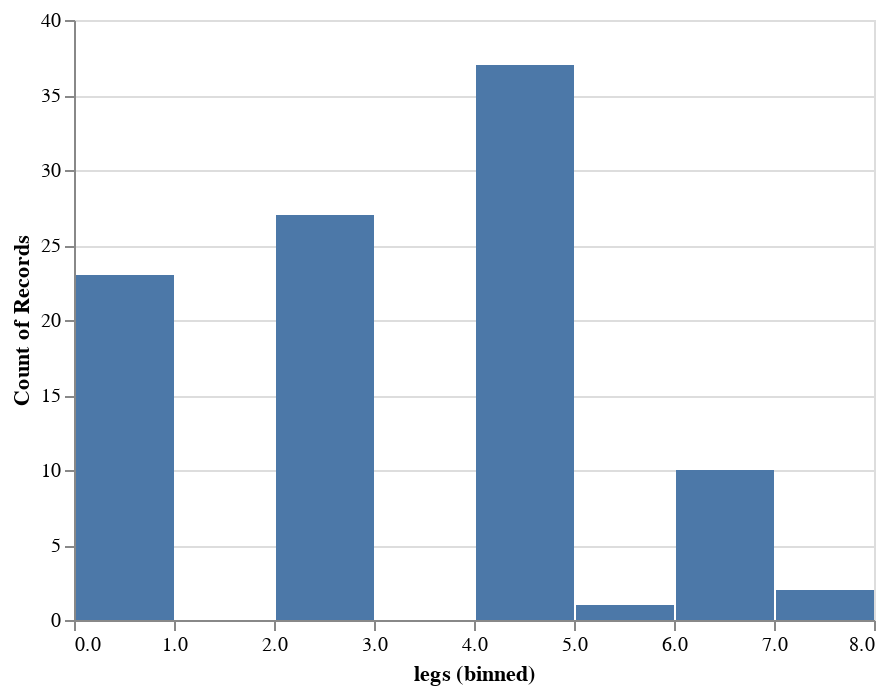

Source (notebook cell):
### Code cell
alt.Chart(z1).mark_bar().encode(
    x = alt.X('legs', bin = True),
    y ='count()'
)

### Figure 1 — Vega-Lite specification as saved in the notebook (floating-point values rounded to 4 significant figures)
{"config": {"view": {"continuousWidth": 400, "continuousHeight": 300}}, "data": {"name": "data-626c84f5265ccec35cb702320e7f6510"}, "mark": "bar", "encoding": {"x": {"type": "quantitative", "bin": true, "field": "legs"}, "y": {"type": "quantitative", "aggregate": "count"}}, "$schema": "https://vega.github.io/schema/vega-lite/v4.8.1.json", "datasets": {"data-626c84f5265ccec35cb702320e7f6510": [{"animal name": "antelope", "hair": 1, "feathers": 0, "eggs": 0, "milk": 1, "airborne": 0, "aquatic": 0, "predator": 0, "toothed": 1, "backbone": 1, "venomous": 0, "fins": 0, "legs": 4, "tail": 1, "domestic": 0, "catsize": 1, "type": "Mammals"}, {"animal name": "bass", "hair": 0, "feathers": 0, "eggs": 1, "milk": 0, "airborne": 0, "aquatic": 1, "predator": 1, "toothed": 1, "backbone": 1, "venomous": 0, "fins": 1, "legs": 0, "tail": 1, "domestic": 0, "catsize": 0, "type": "Fish"}, {"animal name": "bear", "hair": 1, "feathers": 0, "eggs": 0, "milk": 1, "airborne": 0, "aquatic": 0, "predator": 1, "toothed": 1, "backbone": 1, "venomous": 0, "fins": 0, "legs": 4, "tail": 0, "domestic": 0, "catsize": 1, "type": "Mammals"}, {"animal name": "boar", "hair": 1, "feathers": 0, "eggs": 0, "milk": 1, "airborne": 0, "aquatic": 0, "predator": 1, "toothed": 1, "backbone": 1, "venomous": 0, "fins": 0, "legs": 4, "tail": 1, "domestic": 0, "catsize": 1, "type": "Mammals"}, {"animal name": "buffalo", "hair": 1, "feathers": 0, "eggs": 0, "milk": 1, "airborne": 0, "aquatic": 0, "predator": 0, "toothed": 1, "backbone": 1, "venomous": 0, "fins": 0, "legs": 4, "tail": 1, "domestic": 0, "catsize": 1, "type": "Mammals"}, {"animal name": "calf", "hair": 1, "feathers": 0, "eggs": 0, "milk": 1, "airborne": 0, "aquatic": 0, "predator": 0, "toothed": 1, "backbone": 1, "venomous": 0, "fins": 0, "legs": 4, "tail": 1, "domestic": 1, "catsize": 1, "type": "Mammals"}, {"animal name": "carp", "hair": 0, "feathers": 0, "eggs": 1, "milk": 0, "airborne": 0, "aquatic": 1, "predator": 0, "toothed": 1, "backbone": 1, "venomous": 0, "fins": 1, "legs": 0, "tail": 1, "domestic": 1, "catsize": 0, "type": "Fish"}, {"animal name": "catfish", "hair": 0, "feathers": 0, "eggs": 1, "milk": 0, "airborne": 0, "aquatic": 1, "predator": 1, "toothed": 1, "backbone": 1, "venomous": 0, "fins": 1, "legs": 0, "tail": 1, "domestic": 0, "catsize": 0, "type": "Fish"}, {"animal name": "cavy", "hair": 1, "feathers": 0, "eggs": 0, "milk": 1, "airborne": 0, "aquatic": 0, "predator": 0, "toothed": 1, "backbone": 1, "venomous": 0, "fins": 0, "legs": 4, "tail": 0, "domestic": 1, "catsize": 0, "type": "Mammals"}, {"animal name": "cheetah", "hair": 1, "feathers": 0, "eggs": 0, "milk": 1, "airborne": 0, "aquatic": 0, "predator": 1, "toothed": 1, "backbone": 1, "venomous": 0, "fins": 0, "legs": 4, "tail": 1, "domestic": 0, "catsize": 1, "type": "Mammals"}, {"animal name": "chicken", "hair": 0, "feathers": 1, "eggs": 1, "milk": 0, "airborne": 1, "aquatic": 0, "predator": 0, "toothed": 0, "backbone": 1, "venomous": 0, "fins": 0, "legs": 2, "tail": 1, "domestic": 1, "catsize": 0, "type": "Birds"}, {"animal name": "chub", "hair": 0, "feathers": 0, "eggs": 1, "milk": 0, "airborne": 0, "aquatic": 1, "predator": 1, "toothed": 1, "backbone": 1, "venomous": 0, "fins": 1, "legs": 0, "tail": 1, "domestic": 0, "catsize": 0, "type": "Fish"}, {"animal name": "clam", "hair": 0, "feathers": 0, "eggs": 1, "milk": 0, "airborne": 0, "aquatic": 0, "predator": 1, "toothed": 0, "backbone": 0, "venomous": 0, "fins": 0, "legs": 0, "tail": 0, "domestic": 0, "catsize": 0, "type": "Others"}, {"animal name": "crab", "hair": 0, "feathers": 0, "eggs": 1, "milk": 0, "airborne": 0, "aquatic": 1, "predator": 1, "toothed": 0, "backbone": 0, "venomous": 0, "fins": 0, "legs": 4, "tail": 0, "domestic": 0, "catsize": 0, "type": "Others"}, {"animal name": "crayfish", "hair": 0, "feathers": 0, "eggs": 1, "milk": 0, "airborne": 0, "aquatic": 1, "predator": 1, "toothed": 0, "backbone": 0, "venomous": 0, "fins": 0, "legs": 6, "tail": 0, "domestic": 0, "catsize": 0, "type": "Others"}, {"animal name": "crow", "hair": 0, "feathers": 1, "eggs": 1, "milk": 0, "airborne": 1, "aquatic": 0, "predator": 1, "toothed": 0, "backbone": 1, "venomous": 0, "fins": 0, "legs": 2, "tail": 1, "domestic": 0, "catsize": 0, "type": "Birds"}, {"animal name": "deer", "hair": 1, "feathers": 0, "eggs": 0, "milk": 1, "airborne": 0, "aquatic": 0, "predator": 0, "toothed": 1, "backbone": 1, "venomous": 0, "fins": 0, "legs": 4, "tail": 1, "domestic": 0, "catsize": 1, "type": "Mammals"}, {"animal name": "dogfish", "hair": 0, "feathers": 0, "eggs": 1, "milk": 0, "airborne": 0, "aquatic": 1, "predator": 1, "toothed": 1, "backbone": 1, "venomous": 0, "fins": 1, "legs": 0, "tail": 1, "domestic": 0, "catsize": 1, "type": "Fish"}, {"animal name": "dolphin", "hair": 0, "feathers": 0, "eggs": 0, "milk": 1, "airborne": 0, "aquatic": 1, "predator": 1, "toothed": 1, "backbone": 1, "venomous": 0, "fins": 1, "legs": 0, "tail": 1, "domestic": 0, "catsize": 1, "type": "Mammals"}, {"animal name": "dove", "hair": 0, "feathers": 1, "eggs": 1, "milk": 0, "airborne": 1, "aquatic": 0, "predator": 0, "toothed": 0, "backbone": 1, "venomous": 0, "fins": 0, "legs": 2, "tail": 1, "domestic": 1, "catsize": 0, "type": "Birds"}, {"animal name": "duck", "hair": 0, "feathers": 1, "eggs": 1, "milk": 0, "airborne": 1, "aquatic": 1, "predator": 0, "toothed": 0, "backbone": 1, "venomous": 0, "fins": 0, "legs": 2, "tail": 1, "domestic": 0, "catsize": 0, "type": "Birds"}, {"animal name": "elephant", "hair": 1, "feathers": 0, "eggs": 0, "milk": 1, "airborne": 0, "aquatic": 0, "predator": 0, "toothed": 1, "backbone": 1, "venomous": 0, "fins": 0, "legs": 4, "tail": 1, "domestic": 0, "catsize": 1, "type": "Mammals"}, {"animal name": "flamingo", "hair": 0, "feathers": 1, "eggs": 1, "milk": 0, "airborne": 1, "aquatic": 0, "predator": 0, "toothed": 0, "backbone": 1, "venomous": 0, "fins": 0, "legs": 2, "tail": 1, "domestic": 0, "catsize": 1, "type": "Birds"}, {"animal name": "flea", "hair": 0, "feathers": 0, "eggs": 1, "milk": 0, "airborne": 0, "aquatic": 0, "predator": 0, "toothed": 0, "backbone": 0, "venomous": 0, "fins": 0, "legs": 6, "tail": 0, "domestic": 0, "catsize": 0, "type": "Insects"}, {"animal name": "frog", "hair": 0, "feathers": 0, "eggs": 1, "milk": 0, "airborne": 0, "aquatic": 1, "predator": 1, "toothed": 1, "backbone": 1, "venomous": 0, "fins": 0, "legs": 4, "tail": 0, "domestic": 0, "catsize": 0, "type": "Amphibians"}, {"animal name": "frog", "hair": 0, "feathers": 0, "eggs": 1, "milk": 0, "airborne": 0, "aquatic": 1, "predator": 1, "toothed": 1, "backbone": 1, "venomous": 1, "fins": 0, "legs": 4, "tail": 0, "domestic": 0, "catsize": 0, "type": "Amphibians"}, {"animal name": "fruitbat", "hair": 1, "feathers": 0, "eggs": 0, "milk": 1, "airborne": 1, "aquatic": 0, "predator": 0, "toothed": 1, "backbone": 1, "venomous": 0, "fins": 0, "legs": 2, "tail": 1, "domestic": 0, "catsize": 0, "type": "Mammals"}, {"animal name": "giraffe", "hair": 1, "feathers": 0, "eggs": 0, "milk": 1, "airborne": 0, "aquatic": 0, "predator": 0, "toothed": 1, "backbone": 1, "venomous": 0, "fins": 0, "legs": 4, "tail": 1, "domestic": 0, "catsize": 1, "type": "Mammals"}, {"animal name": "girl", "hair": 1, "feathers": 0, "eggs": 0, "milk": 1, "airborne": 0, "aquatic": 0, "predator": 1, "toothed": 1, "backbone": 1, "venomous": 0, "fins": 0, "legs": 2, "tail": 0, "domestic": 1, "catsize": 1, "type": "Mammals"}, {"animal name": "gnat", "hair": 0, "feathers": 0, "eggs": 1, "milk": 0, "airborne": 1, "aquatic": 0, "predator": 0, "toothed": 0, "backbone": 0, "venomous": 0, "fins": 0, "legs": 6, "tail": 0, "domestic": 0, "catsize": 0, "type": "Insects"}, {"animal name": "goat", "hair": 1, "feathers": 0, "eggs": 0, "milk": 1, "airborne": 0, "aquatic": 0, "predator": 0, "toothed": 1, "backbone": 1, "venomous": 0, "fins": 0, "legs": 4, "tail": 1, "domestic": 1, "catsize": 1, "type": "Mammals"}, {"animal name": "gorilla", "hair": 1, "feathers": 0, "eggs": 0, "milk": 1, "airborne": 0, "aquatic": 0, "predator": 0, "toothed": 1, "backbone": 1, "venomous": 0, "fins": 0, "legs": 2, "tail": 0, "domestic": 0, "catsize": 1, "type": "Mammals"}, {"animal name": "gull", "hair": 0, "feathers": 1, "eggs": 1, "milk": 0, "airborne": 1, "aquatic": 1, "predator": 1, "toothed": 0, "backbone": 1, "venomous": 0, "fins": 0, "legs": 2, "tail": 1, "domestic": 0, "catsize": 0, "type": "Birds"}, {"animal name": "haddock", "hair": 0, "feathers": 0, "eggs": 1, "milk": 0, "airborne": 0, "aquatic": 1, "predator": 0, "toothed": 1, "backbone": 1, "venomous": 0, "fins": 1, "legs": 0, "tail": 1, "domestic": 0, "catsize": 0, "type": "Fish"}, {"animal name": "hamster", "hair": 1, "feathers": 0, "eggs": 0, "milk": 1, "airborne": 0, "aquatic": 0, "predator": 0, "toothed": 1, "backbone": 1, "venomous": 0, "fins": 0, "legs": 4, "tail": 1, "domestic": 1, "catsize": 0, "type": "Mammals"}, {"animal name": "hare", "hair": 1, "feathers": 0, "eggs": 0, "milk": 1, "airborne": 0, "aquatic": 0, "predator": 0, "toothed": 1, "backbone": 1, "venomous": 0, "fins": 0, "legs": 4, "tail": 1, "domestic": 0, "catsize": 0, "type": "Mammals"}, {"animal name": "hawk", "hair": 0, "feathers": 1, "eggs": 1, "milk": 0, "airborne": 1, "aquatic": 0, "predator": 1, "toothed": 0, "backbone": 1, "venomous": 0, "fins": 0, "legs": 2, "tail": 1, "domestic": 0, "catsize": 0, "type": "Birds"}, {"animal name": "herring", "hair": 0, "feathers": 0, "eggs": 1, "milk": 0, "airborne": 0, "aquatic": 1, "predator": 1, "toothed": 1, "backbone": 1, "venomous": 0, "fins": 1, "legs": 0, "tail": 1, "domestic": 0, "catsize": 0, "type": "Fish"}, {"animal name": "honeybee", "hair": 1, "feathers": 0, "eggs": 1, "milk": 0, "airborne": 1, "aquatic": 0, "predator": 0, "toothed": 0, "backbone": 0, "venomous": 1, "fins": 0, "legs": 6, "tail": 0, "domestic": 1, "catsize": 0, "type": "Insects"}, {"animal name": "housefly", "hair": 1, "feathers": 0, "eggs": 1, "milk": 0, "airborne": 1, "aquatic": 0, "predator": 0, "toothed": 0, "backbone": 0, "venomous": 0, "fins": 0, "legs": 6, "tail": 0, "domestic": 0, "catsize": 0, "type": "Insects"}, {"animal name": "kiwi", "hair": 0, "feathers": 1, "eggs": 1, "milk": 0, "airborne": 0, "aquatic": 0, "predator": 1, "toothed": 0, "backbone": 1, "venomous": 0, "fins": 0, "legs": 2, "tail": 1, "domestic": 0, "catsize": 0, "type": "Birds"}, {"animal name": "ladybird", "hair": 0, "feathers": 0, "eggs": 1, "milk": 0, "airborne": 1, "aquatic": 0, "predator": 1, "toothed": 0, "backbone": 0, "venomous": 0, "fins": 0, "legs": 6, "tail": 0, "domestic": 0, "catsize": 0, "type": "Insects"}, {"animal name": "lark", "hair": 0, "feathers": 1, "eggs": 1, "milk": 0, "airborne": 1, "aquatic": 0, "predator": 0, "toothed": 0, "backbone": 1, "venomous": 0, "fins": 0, "legs": 2, "tail": 1, "domestic": 0, "catsize": 0, "type": "Birds"}, {"animal name": "leopard", "hair": 1, "feathers": 0, "eggs": 0, "milk": 1, "airborne": 0, "aquatic": 0, "predator": 1, "toothed": 1, "backbone": 1, "venomous": 0, "fins": 0, "legs": 4, "tail": 1, "domestic": 0, "catsize": 1, "type": "Mammals"}, {"animal name": "lion", "hair": 1, "feathers": 0, "eggs": 0, "milk": 1, "airborne": 0, "aquatic": 0, "predator": 1, "toothed": 1, "backbone": 1, "venomous": 0, "fins": 0, "legs": 4, "tail": 1, "domestic": 0, "catsize": 1, "type": "Mammals"}, {"animal name": "lobster", "hair": 0, "feathers": 0, "eggs": 1, "milk": 0, "airborne": 0, "aquatic": 1, "predator": 1, "toothed": 0, "backbone": 0, "venomous": 0, "fins": 0, "legs": 6, "tail": 0, "domestic": 0, "catsize": 0, "type": "Others"}, {"animal name": "lynx", "hair": 1, "feathers": 0, "eggs": 0, "milk": 1, "airborne": 0, "aquatic": 0, "predator": 1, "toothed": 1, "backbone": 1, "venomous": 0, "fins": 0, "legs": 4, "tail": 1, "domestic": 0, "catsize": 1, "type": "Mammals"}, {"animal name": "mink", "hair": 1, "feathers": 0, "eggs": 0, "milk": 1, "airborne": 0, "aquatic": 1, "predator": 1, "toothed": 1, "backbone": 1, "venomous": 0, "fins": 0, "legs": 4, "tail": 1, "domestic": 0, "catsize": 1, "type": "Mammals"}, {"animal name": "mole", "hair": 1, "feathers": 0, "eggs": 0, "milk": 1, "airborne": 0, "aquatic": 0, "predator": 1, "toothed": 1, "backbone": 1, "venomous": 0, "fins": 0, "legs": 4, "tail": 1, "domestic": 0, "catsize": 0, "type": "Mammals"}, {"animal name": "mongoose", "hair": 1, "feathers": 0, "eggs": 0, "milk": 1, "airborne": 0, "aquatic": 0, "predator": 1, "toothed": 1, "backbone": 1, "venomous": 0, "fins": 0, "legs": 4, "tail": 1, "domestic": 0, "catsize": 1, "type": "Mammals"}, {"animal name": "moth", "hair": 1, "feathers": 0, "eggs": 1, "milk": 0, "airborne": 1, "aquatic": 0, "predator": 0, "toothed": 0, "backbone": 0, "venomous": 0, "fins": 0, "legs": 6, "tail": 0, "domestic": 0, "catsize": 0, "type": "Insects"}, {"animal name": "newt", "hair": 0, "feathers": 0, "eggs": 1, "milk": 0, "airborne": 0, "aquatic": 1, "predator": 1, "toothed": 1, "backbone": 1, "venomous": 0, "fins": 0, "legs": 4, "tail": 1, "domestic": 0, "catsize": 0, "type": "Amphibians"}, {"animal name": "octopus", "hair": 0, "feathers": 0, "eggs": 1, "milk": 0, "airborne": 0, "aquatic": 1, "predator": 1, "toothed": 0, "backbone": 0, "venomous": 0, "fins": 0, "legs": 8, "tail": 0, "domestic": 0, "catsize": 1, "type": "Others"}, {"animal name": "opossum", "hair": 1, "feathers": 0, "eggs": 0, "milk": 1, "airborne": 0, "aquatic": 0, "predator": 1, "toothed": 1, "backbone": 1, "venomous": 0, "fins": 0, "legs": 4, "tail": 1, "domestic": 0, "catsize": 0, "type": "Mammals"}, {"animal name": "oryx", "hair": 1, "feathers": 0, "eggs": 0, "milk": 1, "airborne": 0, "aquatic": 0, "predator": 0, "toothed": 1, "backbone": 1, "venomous": 0, "fins": 0, "legs": 4, "tail": 1, "domestic": 0, "catsize": 1, "type": "Mammals"}, {"animal name": "ostrich", "hair": 0, "feathers": 1, "eggs": 1, "milk": 0, "airborne": 0, "aquatic": 0, "predator": 0, "toothed": 0, "backbone": 1, "venomous": 0, "fins": 0, "legs": 2, "tail": 1, "domestic": 0, "catsize": 1, "type": "Birds"}, {"animal name": "parakeet", "hair": 0, "feathers": 1, "eggs": 1, "milk": 0, "airborne": 1, "aquatic": 0, "predator": 0, "toothed": 0, "backbone": 1, "venomous": 0, "fins": 0, "legs": 2, "tail": 1, "domestic": 1, "catsize": 0, "type": "Birds"}, {"animal name": "penguin", "hair": 0, "feathers": 1, "eggs": 1, "milk": 0, "airborne": 0, "aquatic": 1, "predator": 1, "toothed": 0, "backbone": 1, "venomous": 0, "fins": 0, "legs": 2, "tail": 1, "domestic": 0, "catsize": 1, "type": "Birds"}, {"animal name": "pheasant", "hair": 0, "feathers": 1, "eggs": 1, "milk": 0, "airborne": 1, "aquatic": 0, "predator": 0, "toothed": 0, "backbone": 1, "venomous": 0, "fins": 0, "legs": 2, "tail": 1, "domestic": 0, "catsize": 0, "type": "Birds"}, {"animal name": "pike", "hair": 0, "feathers": 0, "eggs": 1, "milk": 0, "airborne": 0, "aquatic": 1, "predator": 1, "toothed": 1, "backbone": 1, "venomous": 0, "fins": 1, "legs": 0, "tail": 1, "domestic": 0, "catsize": 1, "type": "Fish"}, {"animal name": "piranha", "hair": 0, "feathers": 0, "eggs": 1, "milk": 0, "airborne": 0, "aquatic": 1, "predator": 1, "toothed": 1, "backbone": 1, "venomous": 0, "fins": 1, "legs": 0, "tail": 1, "domestic": 0, "catsize": 0, "type": "Fish"}, {"animal name": "pitviper", "hair": 0, "feathers": 0, "eggs": 1, "milk": 0, "airborne": 0, "aquatic": 0, "predator": 1, "toothed": 1, "backbone": 1, "venomous": 1, "fins": 0, "legs": 0, "tail": 1, "domestic": 0, "catsize": 0, "type": "Reptile"}, {"animal name": "platypus", "hair": 1, "feathers": 0, "eggs": 1, "milk": 1, "airborne": 0, "aquatic": 1, "predator": 1, "toothed": 0, "backbone": 1, "venomous": 0, "fins": 0, "legs": 4, "tail": 1, "domestic": 0, "catsize": 1, "type": "Mammals"}, {"animal name": "polecat", "hair": 1, "feathers": 0, "eggs": 0, "milk": 1, "airborne": 0, "aquatic": 0, "predator": 1, "toothed": 1, "backbone": 1, "venomous": 0, "fins": 0, "legs": 4, "tail": 1, "domestic": 0, "catsize": 1, "type": "Mammals"}, {"animal name": "pony", "hair": 1, "feathers": 0, "eggs": 0, "milk": 1, "airborne": 0, "aquatic": 0, "predator": 0, "toothed": 1, "backbone": 1, "venomous": 0, "fins": 0, "legs": 4, "tail": 1, "domestic": 1, "catsize": 1, "type": "Mammals"}, {"animal name": "porpoise", "hair": 0, "feathers": 0, "eggs": 0, "milk": 1, "airborne": 0, "aquatic": 1, "predator": 1, "toothed": 1, "backbone": 1, "venomous": 0, "fins": 1, "legs": 0, "tail": 1, "domestic": 0, "catsize": 1, "type": "Mammals"}, {"animal name": "puma", "hair": 1, "feathers": 0, "eggs": 0, "milk": 1, "airborne": 0, "aquatic": 0, "predator": 1, "toothed": 1, "backbone": 1, "venomous": 0, "fins": 0, "legs": 4, "tail": 1, "domestic": 0, "catsize": 1, "type": "Mammals"}, {"animal name": "pussycat", "hair": 1, "feathers": 0, "eggs": 0, "milk": 1, "airborne": 0, "aquatic": 0, "predator": 1, "toothed": 1, "backbone": 1, "venomous": 0, "fins": 0, "legs": 4, "tail": 1, "domestic": 1, "catsize": 1, "type": "Mammals"}, {"animal name": "raccoon", "hair": 1, "feathers": 0, "eggs": 0, "milk": 1, "airborne": 0, "aquatic": 0, "predator": 1, "toothed": 1, "backbone": 1, "venomous": 0, "fins": 0, "legs": 4, "tail": 1, "domestic": 0, "catsize": 1, "type": "Mammals"}, {"animal name": "reindeer", "hair": 1, "feathers": 0, "eggs": 0, "milk": 1, "airborne": 0, "aquatic": 0, "predator": 0, "toothed": 1, "backbone": 1, "venomous": 0, "fins": 0, "legs": 4, "tail": 1, "domestic": 1, "catsize": 1, "type": "Mammals"}, {"animal name": "rhea", "hair": 0, "feathers": 1, "eggs": 1, "milk": 0, "airborne": 0, "aquatic": 0, "predator": 1, "toothed": 0, "backbone": 1, "venomous": 0, "fins": 0, "legs": 2, "tail": 1, "domestic": 0, "catsize": 1, "type": "Birds"}, {"animal name": "scorpion", "hair": 0, "feathers": 0, "eggs": 0, "milk": 0, "airborne": 0, "aquatic": 0, "predator": 1, "toothed": 0, "backbone": 0, "venomous": 1, "fins": 0, "legs": 8, "tail": 1, "domestic": 0, "catsize": 0, "type": "Others"}, {"animal name": "seahorse", "hair": 0, "feathers": 0, "eggs": 1, "milk": 0, "airborne": 0, "aquatic": 1, "predator": 0, "toothed": 1, "backbone": 1, "venomous": 0, "fins": 1, "legs": 0, "tail": 1, "domestic": 0, "catsize": 0, "type": "Fish"}, {"animal name": "seal", "hair": 1, "feathers": 0, "eggs": 0, "milk": 1, "airborne": 0, "aquatic": 1, "predator": 1, "toothed": 1, "backbone": 1, "venomous": 0, "fins": 1, "legs": 0, "tail": 0, "domestic": 0, "catsize": 1, "type": "Mammals"}, {"animal name": "sealion", "hair": 1, "feathers": 0, "eggs": 0, "milk": 1, "airborne": 0, "aquatic": 1, "predator": 1, "toothed": 1, "backbone": 1, "venomous": 0, "fins": 1, "legs": 2, "tail": 1, "domestic": 0, "catsize": 1, "type": "Mammals"}, {"animal name": "seasnake", "hair": 0, "feathers": 0, "eggs": 0, "milk": 0, "airborne": 0, "aquatic": 1, "predator": 1, "toothed": 1, "backbone": 1, "venomous": 1, "fins": 0, "legs": 0, "tail": 1, "domestic": 0, "catsize": 0, "type": "Reptile"}, {"animal name": "seawasp", "hair": 0, "feathers": 0, "eggs": 1, "milk": 0, "airborne": 0, "aquatic": 1, "predator": 1, "toothed": 0, "backbone": 0, "venomous": 1, "fins": 0, "legs": 0, "tail": 0, "domestic": 0, "catsize": 0, "type": "Others"}, {"animal name": "skimmer", "hair": 0, "feathers": 1, "eggs": 1, "milk": 0, "airborne": 1, "aquatic": 1, "predator": 1, "toothed": 0, "backbone": 1, "venomous": 0, "fins": 0, "legs": 2, "tail": 1, "domestic": 0, "catsize": 0, "type": "Birds"}, {"animal name": "skua", "hair": 0, "feathers": 1, "eggs": 1, "milk": 0, "airborne": 1, "aquatic": 1, "predator": 1, "toothed": 0, "backbone": 1, "venomous": 0, "fins": 0, "legs": 2, "tail": 1, "domestic": 0, "catsize": 0, "type": "Birds"}, {"animal name": "slowworm", "hair": 0, "feathers": 0, "eggs": 1, "milk": 0, "airborne": 0, "aquatic": 0, "predator": 1, "toothed": 1, "backbone": 1, "venomous": 0, "fins": 0, "legs": 0, "tail": 1, "domestic": 0, "catsize": 0, "type": "Reptile"}, {"animal name": "slug", "hair": 0, "feathers": 0, "eggs": 1, "milk": 0, "airborne": 0, "aquatic": 0, "predator": 0, "toothed": 0, "backbone": 0, "venomous": 0, "fins": 0, "legs": 0, "tail": 0, "domestic": 0, "catsize": 0, "type": "Others"}, {"animal name": "sole", "hair": 0, "feathers": 0, "eggs": 1, "milk": 0, "airborne": 0, "aquatic": 1, "predator": 0, "toothed": 1, "backbone": 1, "venomous": 0, "fins": 1, "legs": 0, "tail": 1, "domestic": 0, "catsize": 0, "type": "Fish"}, {"animal name": "sparrow", "hair": 0, "feathers": 1, "eggs": 1, "milk": 0, "airborne": 1, "aquatic": 0, "predator": 0, "toothed": 0, "backbone": 1, "venomous": 0, "fins": 0, "legs": 2, "tail": 1, "domestic": 0, "catsize": 0, "type": "Birds"}, {"animal name": "squirrel", "hair": 1, "feathers": 0, "eggs": 0, "milk": 1, "airborne": 0, "aquatic": 0, "predator": 0, "toothed": 1, "backbone": 1, "venomous": 0, "fins": 0, "legs": 2, "tail": 1, "domestic": 0, "catsize": 0, "type": "Mammals"}, {"animal name": "starfish", "hair": 0, "feathers": 0, "eggs": 1, "milk": 0, "airborne": 0, "aquatic": 1, "predator": 1, "toothed": 0, "backbone": 0, "venomous": 0, "fins": 0, "legs": 5, "tail": 0, "domestic": 0, "catsize": 0, "type": "Others"}, {"animal name": "stingray", "hair": 0, "feathers": 0, "eggs": 1, "milk": 0, "airborne": 0, "aquatic": 1, "predator": 1, "toothed": 1, "backbone": 1, "venomous": 1, "fins": 1, "legs": 0, "tail": 1, "domestic": 0, "catsize": 1, "type": "Fish"}, {"animal name": "swan", "hair": 0, "feathers": 1, "eggs": 1, "milk": 0, "airborne": 1, "aquatic": 1, "predator": 0, "toothed": 0, "backbone": 1, "venomous": 0, "fins": 0, "legs": 2, "tail": 1, "domestic": 0, "catsize": 1, "type": "Birds"}, {"animal name": "termite", "hair": 0, "feathers": 0, "eggs": 1, "milk": 0, "airborne": 0, "aquatic": 0, "predator": 0, "toothed": 0, "backbone": 0, "venomous": 0, "fins": 0, "legs": 6, "tail": 0, "domestic": 0, "catsize": 0, "type": "Insects"}, {"animal name": "toad", "hair": 0, "feathers": 0, "eggs": 1, "milk": 0, "airborne": 0, "aquatic": 1, "predator": 0, "toothed": 1, "backbone": 1, "venomous": 0, "fins": 0, "legs": 4, "tail": 0, "domestic": 0, "catsize": 0, "type": "Amphibians"}, {"animal name": "tortoise", "hair": 0, "feathers": 0, "eggs": 1, "milk": 0, "airborne": 0, "aquatic": 0, "predator": 0, "toothed": 0, "backbone": 1, "venomous": 0, "fins": 0, "legs": 4, "tail": 1, "domestic": 0, "catsize": 1, "type": "Reptile"}, {"animal name": "tuatara", "hair": 0, "feathers": 0, "eggs": 1, "milk": 0, "airborne": 0, "aquatic": 0, "predator": 1, "toothed": 1, "backbone": 1, "venomous": 0, "fins": 0, "legs": 4, "tail": 1, "domestic": 0, "catsize": 0, "type": "Reptile"}, {"animal name": "tuna", "hair": 0, "feathers": 0, "eggs": 1, "milk": 0, "airborne": 0, "aquatic": 1, "predator": 1, "toothed": 1, "backbone": 1, "venomous": 0, "fins": 1, "legs": 0, "tail": 1, "domestic": 0, "catsize": 1, "type": "Fish"}, {"animal name": "vampire", "hair": 1, "feathers": 0, "eggs": 0, "milk": 1, "airborne": 1, "aquatic": 0, "predator": 0, "toothed": 1, "backbone": 1, "venomous": 0, "fins": 0, "legs": 2, "tail": 1, "domestic": 0, "catsize": 0, "type": "Mammals"}, {"animal name": "vole", "hair": 1, "feathers": 0, "eggs": 0, "milk": 1, "airborne": 0, "aquatic": 0, "predator": 0, "toothed": 1, "backbone": 1, "venomous": 0, "fins": 0, "legs": 4, "tail": 1, "domestic": 0, "catsize": 0, "type": "Mammals"}, {"animal name": "vulture", "hair": 0, "feathers": 1, "eggs": 1, "milk": 0, "airborne": 1, "aquatic": 0, "predator": 1, "toothed": 0, "backbone": 1, "venomous": 0, "fins": 0, "legs": 2, "tail": 1, "domestic": 0, "catsize": 1, "type": "Birds"}, {"animal name": "wallaby", "hair": 1, "feathers": 0, "eggs": 0, "milk": 1, "airborne": 0, "aquatic": 0, "predator": 0, "toothed": 1, "backbone": 1, "venomous": 0, "fins": 0, "legs": 2, "tail": 1, "domestic": 0, "catsize": 1, "type": "Mammals"}, {"animal name": "wasp", "hair": 1, "feathers": 0, "eggs": 1, "milk": 0, "airborne": 1, "aquatic": 0, "predator": 0, "toothed": 0, "backbone": 0, "venomous": 1, "fins": 0, "legs": 6, "tail": 0, "domestic": 0, "catsize": 0, "type": "Insects"}, {"animal name": "wolf", "hair": 1, "feathers": 0, "eggs": 0, "milk": 1, "airborne": 0, "aquatic": 0, "predator": 1, "toothed": 1, "backbone": 1, "venomous": 0, "fins": 0, "legs": 4, "tail": 1, "domestic": 0, "catsize": 1, "type": "Mammals"}, {"animal name": "worm", "hair": 0, "feathers": 0, "eggs": 1, "milk": 0, "airborne": 0, "aquatic": 0, "predator": 0, "toothed": 0, "backbone": 0, "venomous": 0, "fins": 0, "legs": 0, "tail": 0, "domestic": 0, "catsize": 0, "type": "Others"}, {"animal name": "wren", "hair": 0, "feathers": 1, "eggs": 1, "milk": 0, "airborne": 1, "aquatic": 0, "predator": 0, "toothed": 0, "backbone": 1, "venomous": 0, "fins": 0, "legs": 2, "tail": 1, "domestic": 0, "catsize": 0, "type": "Birds"}]}}
